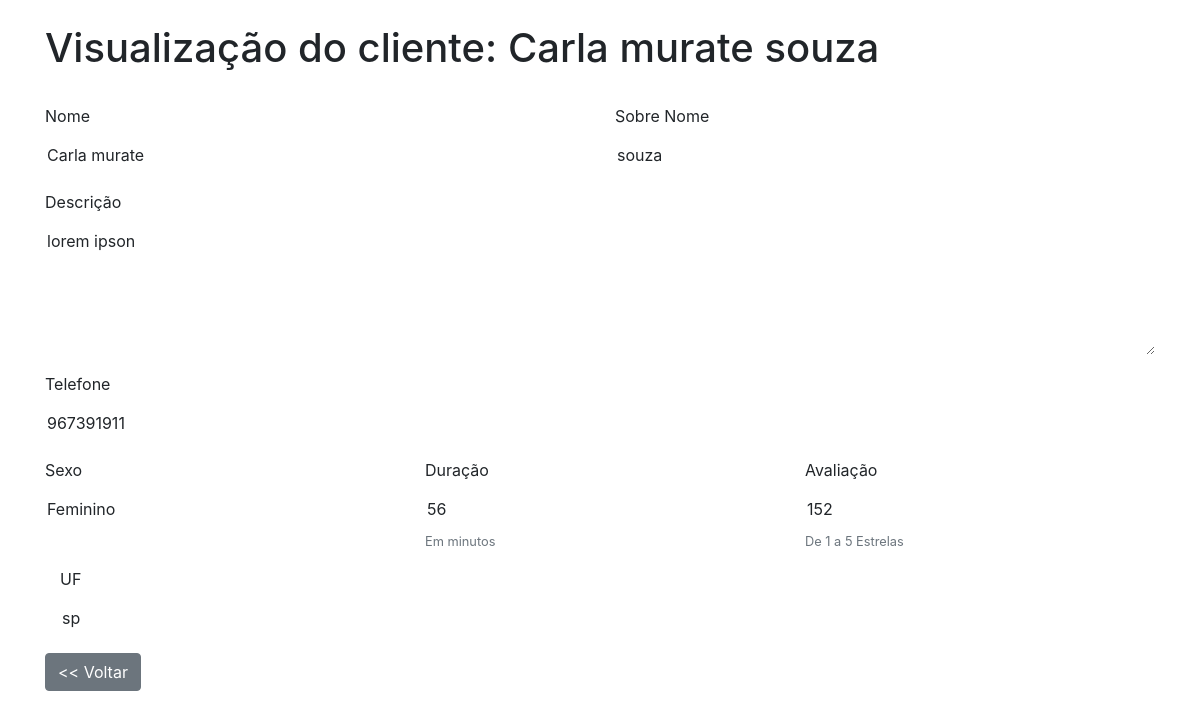
Page /movies/view/3 on the committed database.
### movies/models.py (models this page shows)
class Movie(models.Model):
    title = models.CharField(max_length=255)
    synopsis = models.TextField()
    actors = models.CharField(max_length=255)
    genre = models.CharField(max_length=255)
    uf = models.CharField(max_length=55, null=True, blank=True)
    telefone = models.CharField(max_length=20)
    duration = models.IntegerField()
    rate = models.IntegerField()

### movies/views.py (the view)
# urls.py: path('view/<int:movie_id>', views.view, name='movies_view'),
def view(request, movie_id=None):
    movie = Movie.objects.filter(id=movie_id).first()
    context = { 'movie': movie }
    template = loader.get_template('movies/view.html')
    return HttpResponse(template.render(context, request))

### movies/templates/movies/view.html (shortened to what this page needs)
{% load static %}
<html>
    <head>
        <link rel="stylesheet" href="{% static 'movies/bootstrap-4.1.3/css/bootstrap.min.css' %}" >
    </head>
    <div class="container">
        <br>
        <h1>Visualização do cliente: {{ movie.title }} {{ movie.actors }} </h1>
        <br>
        <form id="edit_form" method="POST" action="{% url 'movies_edit' movie.id %}">
            <div class="row">
                <div class="col-sm-6">
                    <div class="form-group">
                        <label for="title">Nome</label>
                        <input type="text" name="title" readonly class="form-control-plaintext" value="{{ movie.title }}" />
                    </div>
                </div>
                <div class=" col-sm-6">
                    <div class="form-group">
                        <label class="control-label" for="actors">Sobre Nome</label>
                        <input type="text" name="actors" readonly class="form-control-plaintext" value="{{ movie.actors }}" />
                    </div>
                </div>
            </div>
            <div class="form-group">
                <label for="synopsis">Descrição</label>
                <textarea name="synopsis" rows="5" readonly class="form-control-plaintext" >{{ movie.synopsis }}</textarea>
            </div>
            <div class="form-group">
                <label for="telefone">Telefone</label>
                <input type="text" name="telefone" readonly class="form-control-plaintext" value="{{ movie.telefone }}" />
            </div>
            <div class="row">
                <div class="col-sm-4">
                    <div class="form-group">
                        <label for="genre">Sexo</label>
                        <input type="text" name="genre" readonly class="form-control-plaintext" value="{{ movie.genre }}" />
                    </div>
                </div>
                <div class="col-sm-4">
                    <div class="form-group">
                        <label for="duration">Duração</label>
                        <input type="text" name="duration" readonly class="form-control-plaintext" value="{{ movie.duration }}" />
                        <small class="form-text text-muted"> Em minutos</small>
                    </div>
                </div>
                <div class="col-sm-4">
                    <div class="form-group">
                        <label for="rate">Avaliação</label>
                        <input type="text" name="rate" readonly class="form-control-plaintext" value="{{ movie.rate }}" />
                        <small class="form-text text-muted">De 1 a 5 Estrelas</small>
                    </div>
                </div>
            </div>
            <div class="col-sm-4">
                <div class="form-group">
                    <label for="uf">UF</label>
                    <input type="text" name="uf" readonly class="form-control-plaintext" value="{{ movie.uf }}" />
                </div>
            </div>
            <div class="row">
                <div class="col-md-6">
                    <a class="btn btn-secondary" href="{% url 'movies_index' %}"><< Voltar</a>
                </div>
        </form>
    </div>
</html>

### rows in the picture
Movie: title "Carla murate", actors "souza", synopsis "lorem ipson", telefone "967391911", genre "Feminino", duration "56", rate "152", uf "sp"
